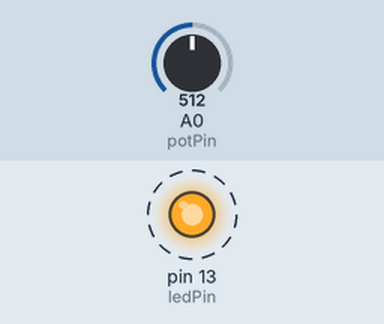
This sketch was run on a simulated Arduino Uno, built with avr-gcc and run on an emulated ATmega328P. On the bench: output pins drawn as LEDs (lit = HIGH). Dashed ring = blinking. The inputs (shaded band) are chosen by the test bench; at power-on: A0 (potPin) = 512.

Above: at 1.4 s.
1.5 s: A0 (potPin) set to 122
At 1.65 s:
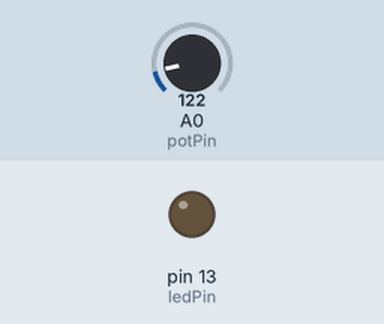
4.7 s: A0 (potPin) set to 511
At 4.89 s:
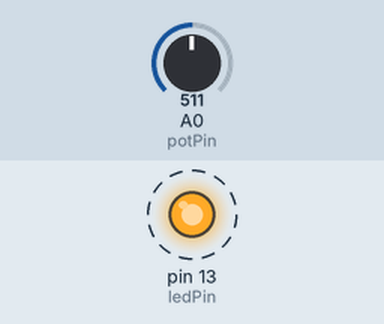
Timing chart, 0 to 13.9 s (numbered marks = the images above; inputs shaded):
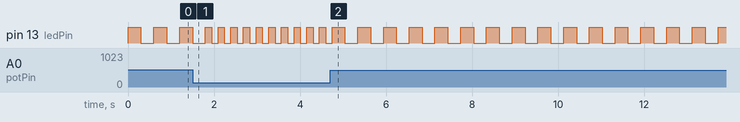

Measured:
- after the input at 4.7 s, pin 13 (ledPin): alternates HIGH for 0.30 s and LOW for 0.30 s, starting after 0.34 s
- by itself, pin 13 (ledPin): repeats every 0.29 s: HIGH 0.15 s, LOW 0.15 s

The sketch:

sketch_dec17b.ino
```cpp
/* Analog Read to LED
 * ------------------
 *
 * turns on and off a light emitting diode(LED) connected to digital
 * pin 13. The amount of time the LED will be on and off depends on
 * the value obtained by analogRead(). In the easiest case we connect
 * a potentiometer to analog pin 2.
 *
 * Created 1 December 2005
 * copyleft 2005 DojoDave <http://www.0j0.org>
 * http://arduino.berlios.de
 *
 */

int potPin = 0;    // select the input pin for the potentiometer
int ledPin = 13;   // select the pin for the LED
int val = 0;       // variable to store the value coming from the sensor

void setup() {
  pinMode(ledPin, OUTPUT);  // declare the ledPin as an OUTPUT
}

void loop() {
  val = map(analogRead(potPin),0,1023,100,500);    // read the value from the sensor
  digitalWrite(ledPin, HIGH);  // turn the ledPin on
  delay(val);                  // stop the program for some time
  digitalWrite(ledPin, LOW);   // turn the ledPin off
  delay(val);                  // stop the program for some time
}
```
